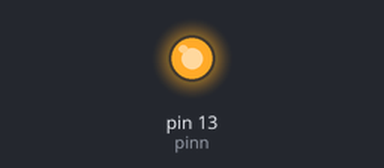
Bench run of a sketch on a simulated Arduino Uno, built with avr-gcc and run on an emulated ATmega328P. Shown: output pins drawn as LEDs (lit = HIGH).

Above: at 5.0 s.
At 15.0 s:
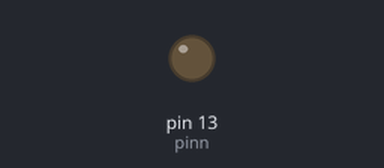
Timing chart, 0 to 26.0 s (numbered marks = the images above):
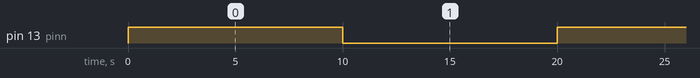

Measured:
- by itself, pin 13 (pinn): alternates HIGH for 10.0 s and LOW for 10.0 s

The sketch:

sketch_sep17f.ino
```cpp
int pinn= 13;
void setup() {
  pinMode(pinn, OUTPUT);
}
void loop() {
  digitalWrite(pinn,HIGH); // White
  delay(10000);
  digitalWrite(pinn,LOW); // White
  delay(10000);
}
```
